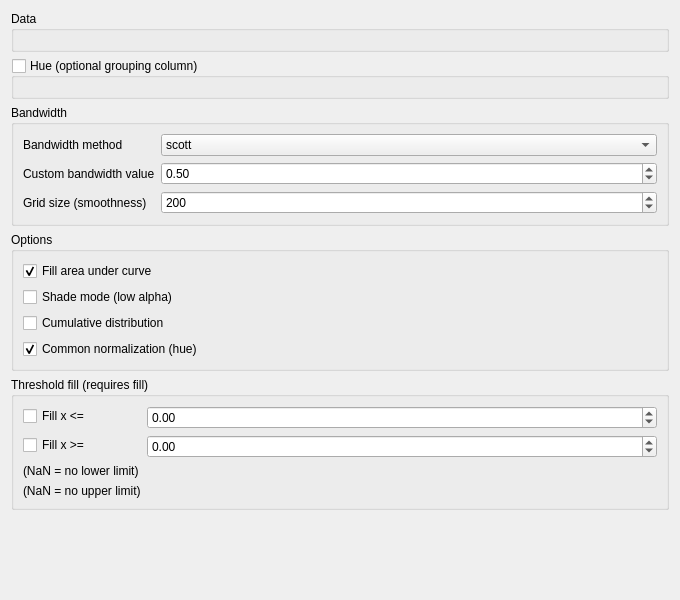
<?xml version="1.0" encoding="UTF-8"?>
<ui version="4.0">
 <class>DAChartAddStatsKdeplot1dWidget</class>
 <widget class="QWidget" name="DAChartAddStatsKdeplot1dWidget">
  <property name="geometry">
   <rect>
    <x>0</x>
    <y>0</y>
    <width>680</width>
    <height>600</height>
   </rect>
  </property>
  <property name="windowTitle">
   <string>Stats KDE 1D Settings</string>
  </property>
  <layout class="QVBoxLayout" name="verticalLayoutMain">
   <item>
    <widget class="QGroupBox" name="groupBoxData">
     <property name="title">
      <string>Data</string>
     </property>
     <property name="flat">
      <bool>true</bool>
     </property>
     <layout class="QVBoxLayout" name="verticalLayoutData">
      <item>
       <widget class="DA::DAChartSeriesSelectWidget" name="selectWidgetData"/>
      </item>
     </layout>
    </widget>
   </item>
   <item>
    <widget class="QGroupBox" name="groupBoxHue">
     <property name="title">
      <string>Hue (optional grouping column)</string>
     </property>
     <property name="flat">
      <bool>true</bool>
     </property>
     <property name="checkable">
      <bool>true</bool>
     </property>
     <property name="checked">
      <bool>false</bool>
     </property>
     <layout class="QVBoxLayout" name="verticalLayoutHue">
      <item>
       <widget class="DA::DAChartSeriesSelectWidget" name="selectWidgetHue"/>
      </item>
     </layout>
    </widget>
   </item>
   <item>
    <widget class="QGroupBox" name="groupBoxBw">
     <property name="title">
      <string>Bandwidth</string>
     </property>
     <property name="flat">
      <bool>true</bool>
     </property>
     <layout class="QFormLayout" name="formLayoutBw">
      <item row="0" column="0">
       <widget class="QLabel" name="labelBwMethod">
        <property name="text">
         <string>Bandwidth method</string>
        </property>
       </widget>
      </item>
      <item row="0" column="1">
       <widget class="QComboBox" name="comboBoxBwMethod">
        <item>
         <property name="text">
          <string>scott</string>
         </property>
        </item>
        <item>
         <property name="text">
          <string>silverman</string>
         </property>
        </item>
        <item>
         <property name="text">
          <string>custom</string>
         </property>
        </item>
       </widget>
      </item>
      <item row="1" column="0">
       <widget class="QLabel" name="labelBwValue">
        <property name="text">
         <string>Custom bandwidth value</string>
        </property>
       </widget>
      </item>
      <item row="1" column="1">
       <widget class="QDoubleSpinBox" name="doubleSpinBoxBwValue">
        <property name="minimum">
         <double>0.010000000000000</double>
        </property>
        <property name="maximum">
         <double>10.000000000000000</double>
        </property>
        <property name="singleStep">
         <double>0.100000000000000</double>
        </property>
        <property name="value">
         <double>0.500000000000000</double>
        </property>
       </widget>
      </item>
      <item row="2" column="0">
       <widget class="QLabel" name="labelGridSize">
        <property name="text">
         <string>Grid size (smoothness)</string>
        </property>
       </widget>
      </item>
      <item row="2" column="1">
       <widget class="QSpinBox" name="spinBoxGridSize">
        <property name="minimum">
         <number>10</number>
        </property>
        <property name="maximum">
         <number>10000</number>
        </property>
        <property name="value">
         <number>200</number>
        </property>
       </widget>
      </item>
     </layout>
    </widget>
   </item>
   <item>
    <widget class="QGroupBox" name="groupBoxOptions">
     <property name="title">
      <string>Options</string>
     </property>
     <property name="flat">
      <bool>true</bool>
     </property>
     <layout class="QFormLayout" name="formLayoutOptions">
      <item row="0" column="0">
       <widget class="QCheckBox" name="checkBoxFill">
        <property name="text">
         <string>Fill area under curve</string>
        </property>
        <property name="checked">
         <bool>true</bool>
        </property>
       </widget>
      </item>
      <item row="1" column="0">
       <widget class="QCheckBox" name="checkBoxShade">
        <property name="text">
         <string>Shade mode (low alpha)</string>
        </property>
       </widget>
      </item>
      <item row="2" column="0">
       <widget class="QCheckBox" name="checkBoxCumulative">
        <property name="text">
         <string>Cumulative distribution</string>
        </property>
       </widget>
      </item>
      <item row="3" column="0">
       <widget class="QCheckBox" name="checkBoxCommonNorm">
        <property name="text">
         <string>Common normalization (hue)</string>
        </property>
        <property name="checked">
         <bool>true</bool>
        </property>
       </widget>
      </item>
     </layout>
    </widget>
   </item>
   <item>
    <widget class="QGroupBox" name="groupBoxThreshold">
     <property name="title">
      <string>Threshold fill (requires fill)</string>
     </property>
     <property name="flat">
      <bool>true</bool>
     </property>
     <layout class="QFormLayout" name="formLayoutThreshold">
      <item row="0" column="0">
       <widget class="QCheckBox" name="checkBoxBelow">
        <property name="text">
         <string>Fill x &lt;=</string>
        </property>
       </widget>
      </item>
      <item row="0" column="1">
       <widget class="QDoubleSpinBox" name="doubleSpinBoxBelow">
        <property name="minimum">
         <double>-1000000.000000000000000</double>
        </property>
        <property name="maximum">
         <double>1000000.000000000000000</double>
        </property>
        <property name="singleStep">
         <double>0.100000000000000</double>
        </property>
        <property name="value">
         <double>0.000000000000000</double>
        </property>
       </widget>
      </item>
      <item row="1" column="0">
       <widget class="QCheckBox" name="checkBoxAbove">
        <property name="text">
         <string>Fill x &gt;=</string>
        </property>
       </widget>
      </item>
      <item row="1" column="1">
       <widget class="QDoubleSpinBox" name="doubleSpinBoxAbove">
        <property name="minimum">
         <double>-1000000.000000000000000</double>
        </property>
        <property name="maximum">
         <double>1000000.000000000000000</double>
        </property>
        <property name="singleStep">
         <double>0.100000000000000</double>
        </property>
        <property name="value">
         <double>0.000000000000000</double>
        </property>
       </widget>
      </item>
      <item row="2" column="0">
       <widget class="QLabel" name="labelBelow">
        <property name="text">
         <string>(NaN = no lower limit)</string>
        </property>
       </widget>
      </item>
      <item row="3" column="0">
       <widget class="QLabel" name="labelAbove">
        <property name="text">
         <string>(NaN = no upper limit)</string>
        </property>
       </widget>
      </item>
     </layout>
    </widget>
   </item>
   <item>
    <spacer name="verticalSpacer">
     <property name="orientation">
      <enum>Qt::Vertical</enum>
     </property>
     <property name="sizeHint" stdset="0">
      <size>
       <width>20</width>
       <height>40</height>
      </size>
     </property>
    </spacer>
   </item>
  </layout>
 </widget>
 <customwidgets>
  <customwidget>
   <class>DA::DAChartSeriesSelectWidget</class>
   <extends>QWidget</extends>
   <header>Chart/AddItem/DAChartSeriesSelectWidget.h</header>
  </customwidget>
 </customwidgets>
 <resources/>
 <connections/>
</ui>
